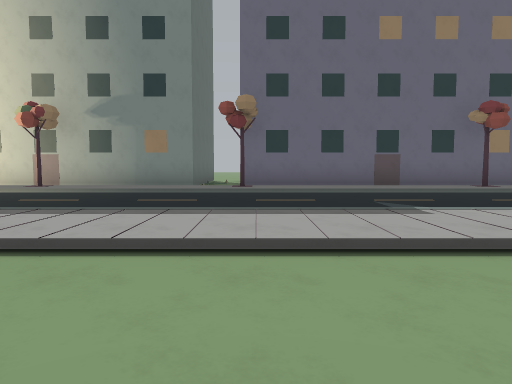
View 1 (above)

24 first-person views from a walk through a 3-D level made in the Godot game engine. The camera is 1.2 m above the floor, tilts 4° down and sees 70° across. The floor is counted in squares, 2 m on a side. Each view is taken from the middle of a square. On the plan, view 1 faces up. The plan holds only what a view shows up to about 10 squares ahead; the rest is blank. The place goes on beyond the plan.

View 2
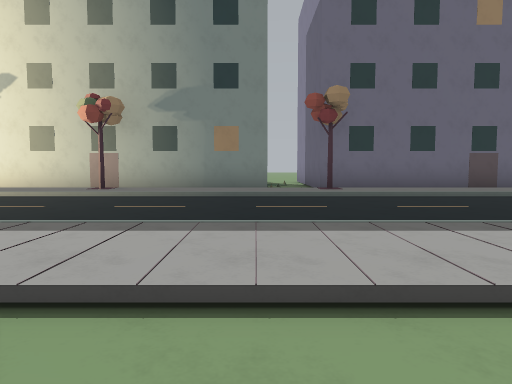

View 3
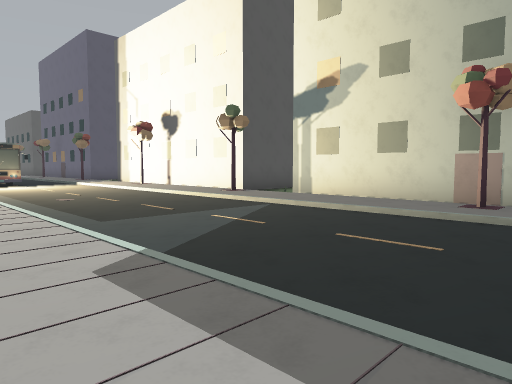

View 4
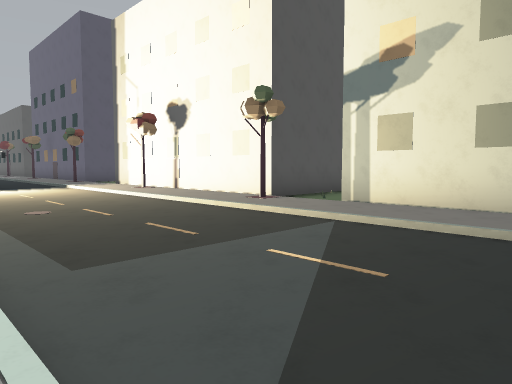

View 5
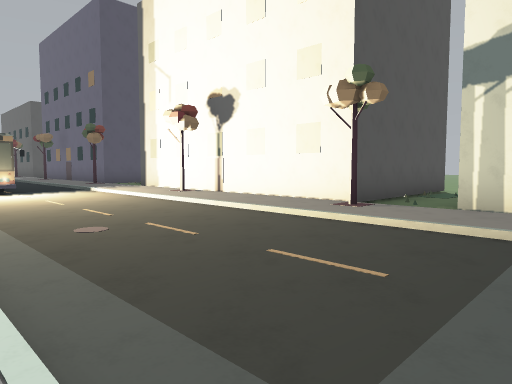

View 6
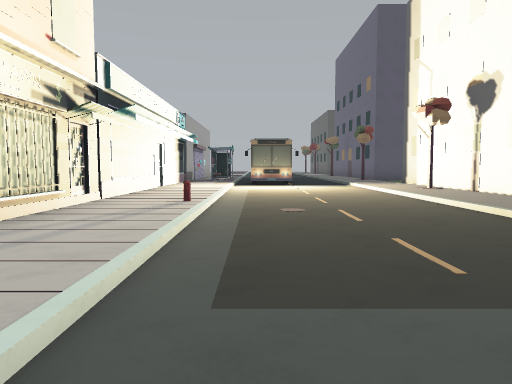

View 7
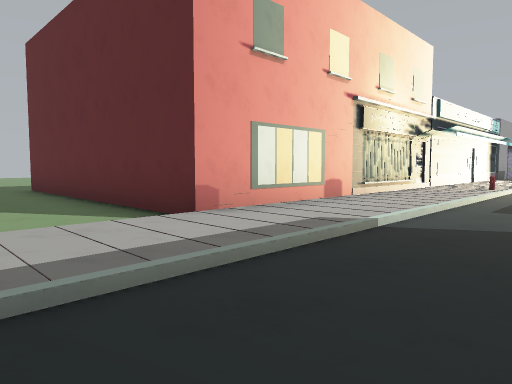

View 8
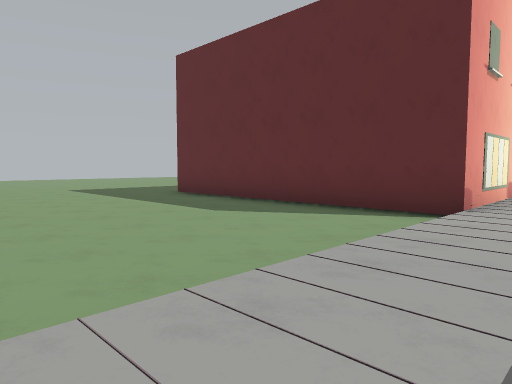

View 9
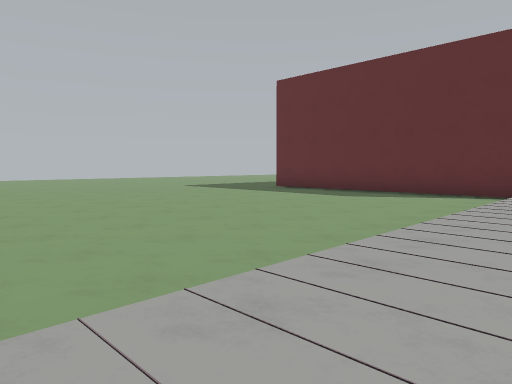

View 10
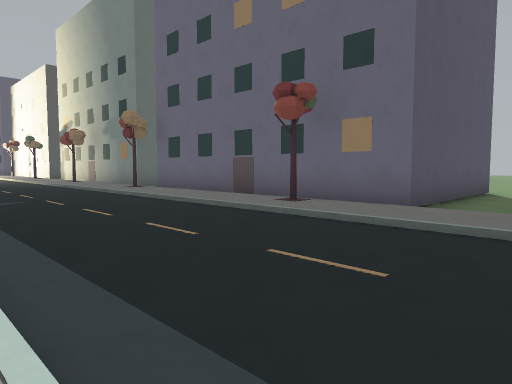

View 11
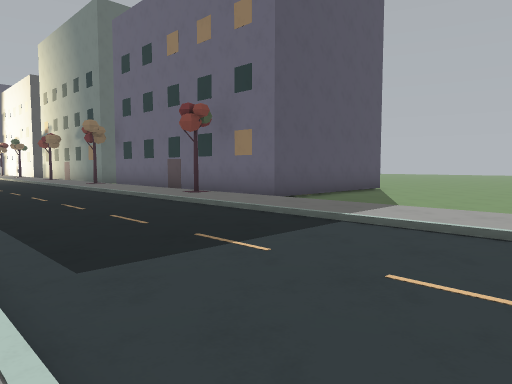

View 12
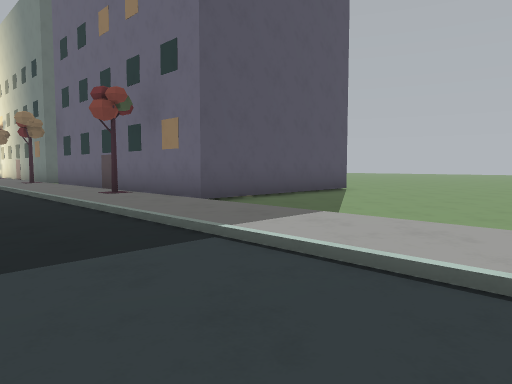

View 13
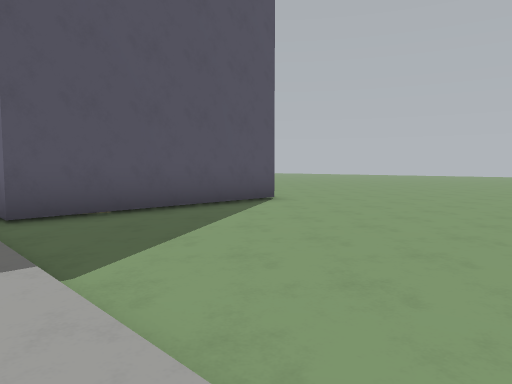

View 14
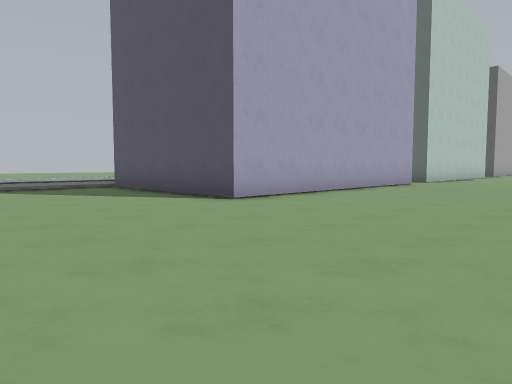

View 15
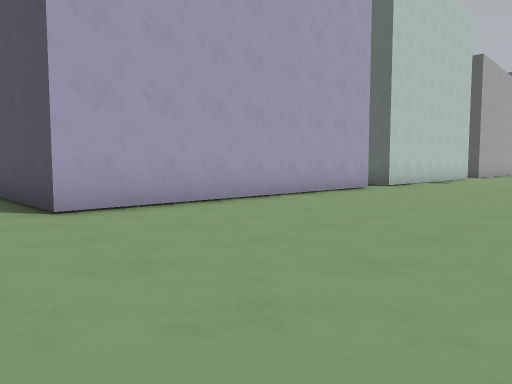

View 16
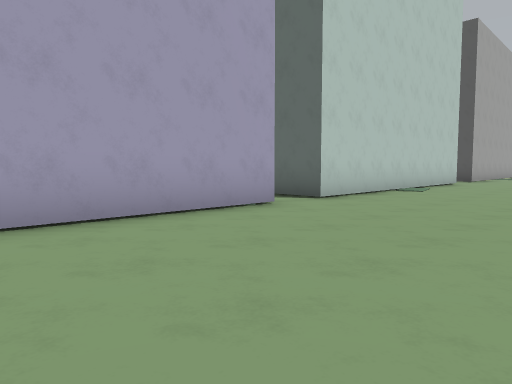

View 17
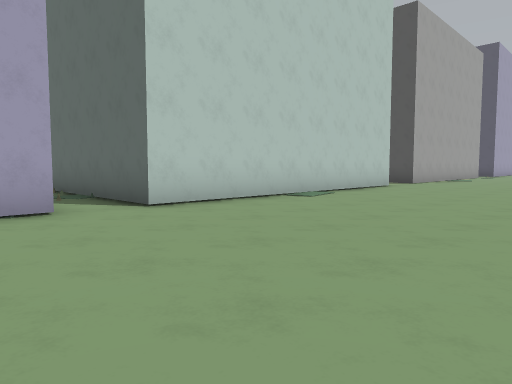

View 18
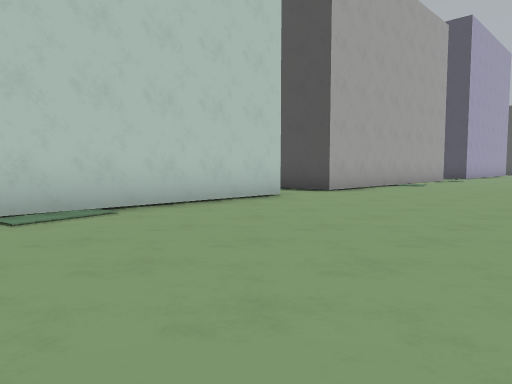

View 19
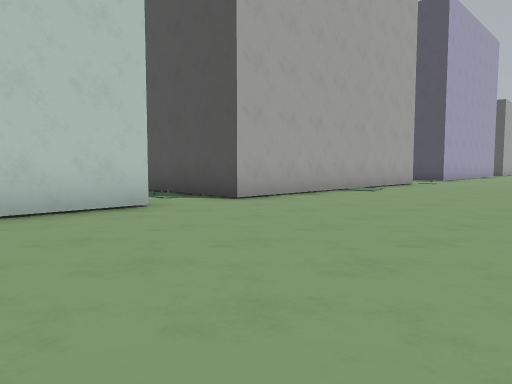

View 20
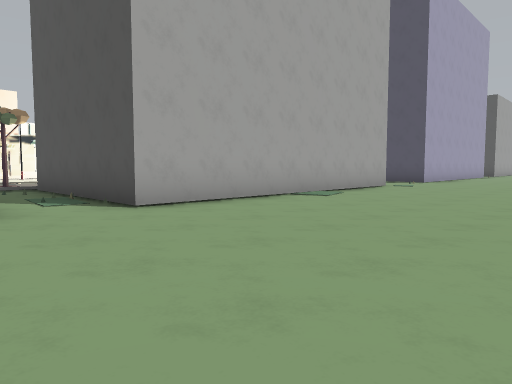

View 21
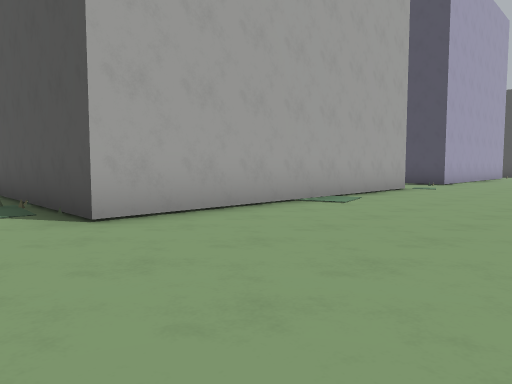

View 22
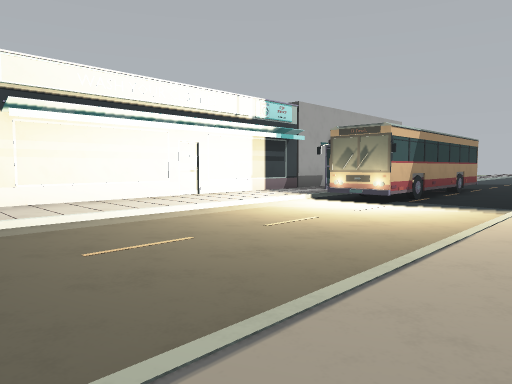

View 23
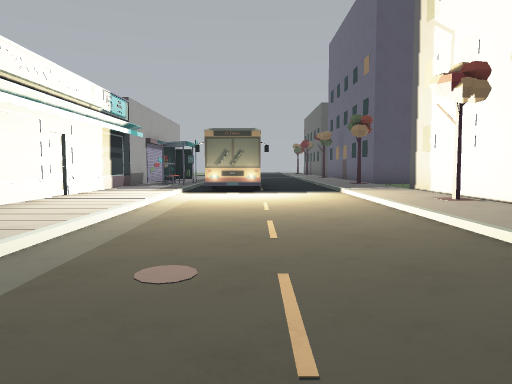

View 24
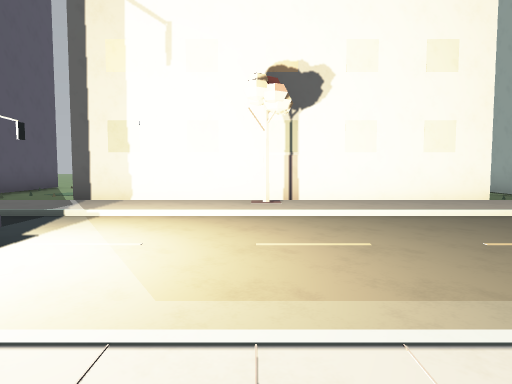

### Floor plan
Key: @ floor where view 1 was taken; # wall or solid block; . main floor; : floor 0.25 m higher than the main floor; / step, stairs or slope; = window, fence, low wall or low ledge.
Columns run from 20 left of view 1 to 13 right of it. Each row starts with its distance up from view 1.
 20         ......... ....    .......
 19    ..............................
 18 .................................
 17 .................................
 16 .................................
 15 .########..########.########.....
 14         #..#      #.       #.....
 13         #..#      #.       #.....
 12         #..#      #.       #......
 11         #..#      #.#      #......
 10 .########..########.########......
  9 ::::/::::#:::::/::::/:::::/:::::::
  8 //////////////////////////////////
  7 ..................................
  6 # /...............................
  5  #/...............................
  4  ::::::=:::::::::::::::::  :::::::
  3 #::::::::::::::::::::::::
  2  ###### #######..........
  1               #..........
  0               #.....@...
 -1               #.........
 -2               #.........
 -3               #.........
 -4               #.........
 -5                ........
 -6                 ... ...

Where each view was taken, in squares from view 1:
view 1: 0 up, 0 right, facing up
view 2: 1 up, 2 left, facing up
view 3: 3 up, 4 left, facing up-left
view 4: 4 up, 6 left, facing up-left
view 5: 4 up, 8 left, facing up-left
view 6: 5 up, 7 left, facing left
view 7: 6 up, 3 left, facing down-left
view 8: 4 up, 0 right, facing down-left
view 9: 4 up, 4 right, facing down-left
view 10: 4 up, 10 right, facing up-left
view 11: 4 up, 13 right, facing up-left
view 12: 6 up, 13 right, facing up-left
view 13: 9 up, 13 right, facing up-left
view 14: 20 up, 12 right, facing down-left
view 15: 20 up, 9 right, facing down-left
view 16: 19 up, 4 right, facing down-left
view 17: 20 up, 1 right, facing down-left
view 18: 20 up, 4 left, facing down-left
view 19: 20 up, 7 left, facing down-left
view 20: 20 up, 9 left, facing down-left
view 21: 19 up, 10 left, facing down-left
view 22: 9 up, 12 left, facing down-left
view 23: 6 up, 10 left, facing left
view 24: 3 up, 16 left, facing up
